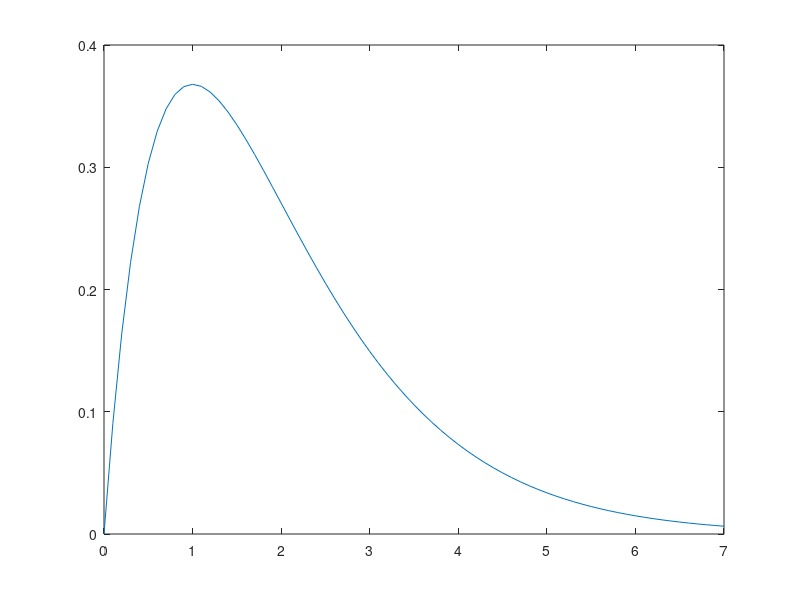

Source code (MATLAB):
% Pure
G=0:0.1:7;
S=G.*exp(-2*G);

plot(G,S)

max_G=0;
max_S=0;
temp=0;

for G=0:0.1:7
    S=G.*exp(-2*G);
    if S>max_S
        temp = S;
        max_S = temp;
        max_G=G;
    end
end

max_G
max_S


% Slotted
G=0:0.1:7;
S=G.*exp(-1*G);

plot(G,S)

max_G=0;
max_S=0;
temp=0;

for G=0:0.1:7
    S=G.*exp(-1*G);
    if S>max_S
        temp = S;
        max_S = temp;
        max_G=G;
    end
end

max_G
max_S
